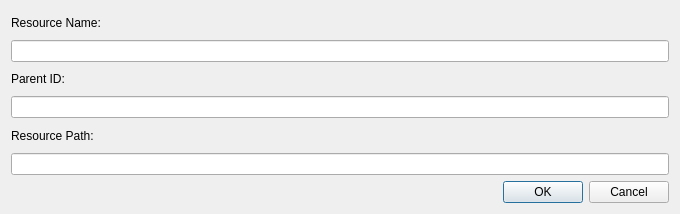
<?xml version="1.0" encoding="UTF-8"?>
<ui version="4.0">
 <class>ResourceDialog</class>
 <widget class="QDialog" name="ResourceDialog">
  <property name="geometry">
   <rect>
    <x>0</x>
    <y>0</y>
    <width>680</width>
    <height>214</height>
   </rect>
  </property>
  <property name="windowTitle">
   <string>ResourceDialog</string>
  </property>
  <layout class="QVBoxLayout" name="verticalLayout">
   <item>
    <layout class="QGridLayout" name="gridLayout">
     <item row="0" column="0">
      <widget class="QLabel" name="nameLabel">
       <property name="text">
        <string>Resource Name:</string>
       </property>
      </widget>
     </item>
     <item row="4" column="0">
      <widget class="QLabel" name="pathLabel">
       <property name="text">
        <string>Resource Path:</string>
       </property>
      </widget>
     </item>
     <item row="5" column="0">
      <widget class="QLineEdit" name="pathEdit"/>
     </item>
     <item row="2" column="0">
      <widget class="QLabel" name="parentIdLabel">
       <property name="text">
        <string>Parent ID:</string>
       </property>
      </widget>
     </item>
     <item row="1" column="0">
      <widget class="QLineEdit" name="nameEdit"/>
     </item>
     <item row="3" column="0">
      <widget class="QLineEdit" name="parentIdEdit"/>
     </item>
    </layout>
   </item>
   <item>
    <widget class="QDialogButtonBox" name="buttonBox">
     <property name="standardButtons">
      <set>QDialogButtonBox::StandardButton::Cancel|QDialogButtonBox::StandardButton::Ok</set>
     </property>
    </widget>
   </item>
  </layout>
 </widget>
 <resources/>
 <connections/>
</ui>
